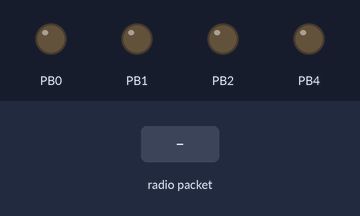
A sketch run on a simulated ATtiny85, built with avr-gcc and run on an emulated ATtiny85. Parts: output pins drawn as LEDs (lit = HIGH). Inputs (shaded band) come from the test bench. No radio packets arrive unless stated.

Above: at 1.2 s.
1.3 s: radio packet "0" arrives
At 1.9 s:
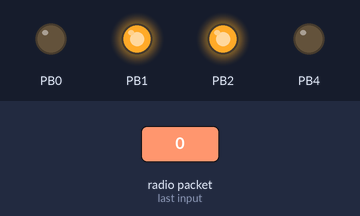
2.8 s: radio packet "1" arrives
At 4.0 s:
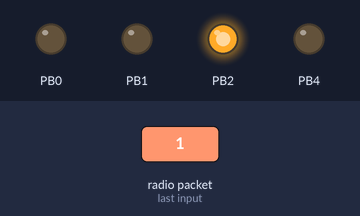
4.3 s: radio packet "2" arrives
At 5.3 s:
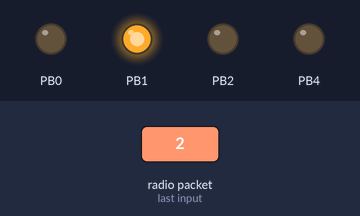
5.8 s: radio packet "3" arrives
At 6.5 s:
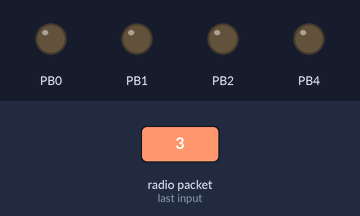
Timing chart, 0 to 8.3 s (numbered marks = the images above; inputs shaded):
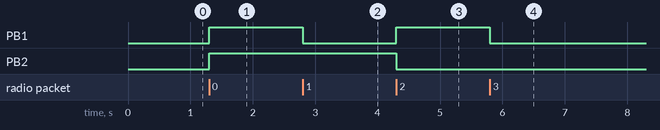

Measured:
- after the input at 1.3 s, PB1, PB2: LOW → HIGH at once
- after the input at 2.8 s, PB1: HIGH → LOW at once
- after the input at 4.3 s, PB1: LOW → HIGH at once; PB2: HIGH → LOW at once
- after the input at 5.8 s, PB1: HIGH → LOW at once

The sketch:

RECEPTOR-ATTINY85-ROBOT.ino
```cpp
// ask_receiver.pde
// -*- mode: C++ -*-
// Simple example of how to use RadioHead to receive messages
// with a simple ASK transmitter in a very simple way.
// Implements a simplex (one-way) receiver with an Rx-B1 module
// Tested on Arduino Mega, Duemilanova, Uno, Due, Teensy, ESP-12

#include <RH_ASK.h>
#ifdef RH_HAVE_HARDWARE_SPI
#include <SPI.h> // Not actually used but needed to compile
#endif


// RH_ASK driver(2000, 4, 5, 0); // ESP8266 or ESP32: do not use pin 11 or 2
RH_ASK driver(2000, 3, 12, 5); // ATTiny, RX on D3 (pin 2 on attiny85) TX on D4 (pin 3 on attiny85),
// RH_ASK driver(2000, PD14, PD13, 0); STM32F4 Discovery: see tx and rx on Orange and Red LEDS

int vd=0;

void setup()
{

  #ifdef RH_HAVE_SERIAL
    Serial.begin(9600);    // Debugging only
#endif
    if (!driver.init())
#ifdef RH_HAVE_SERIAL
         Serial.println("init failed");
#else
  ;
#endif

  //Serial.begin(9600);
  pinMode(0, OUTPUT);
  pinMode(1, OUTPUT);
  pinMode(2, OUTPUT);
  pinMode(4, OUTPUT);
}

void loop()
{
    uint8_t buf[RH_ASK_MAX_MESSAGE_LEN];
    uint8_t buflen = sizeof(buf);

    if (driver.recv(buf, &buflen)) // Non-blocking
    {
  int i;

  // Message with a good checksum received, dump it.
  //driver.printBuffer("Got:", buf, buflen);
   // Serial.print(buflen);
   // Serial.println("");

    /*
    for(int i=0;i<buflen;i++){

        Serial.print(i);
        Serial.print(" ");
        Serial.print(buf[i]);
        Serial.print(" ");
        Serial.println("");
      }
      */

    vd=buf[0];

  //  Serial.print(vd);
  //  Serial.println("");

    if(vd==48){ // INAINTE
      digitalWrite(0, LOW);
      digitalWrite(1, HIGH);
      digitalWrite(2, HIGH);
      digitalWrite(4, LOW);
      delay(200);
    }

    if(vd==49){ // DREAPTA
      digitalWrite(0, LOW);
      digitalWrite(1, LOW);
      digitalWrite(2, HIGH);
      digitalWrite(4, LOW);
      delay(200);
    }

    if(vd==50){ // STANGA
      digitalWrite(0, LOW);
      digitalWrite(1, HIGH);
      digitalWrite(2, LOW);
      digitalWrite(4, LOW);
      delay(200);
    }


   if(vd!=48 && vd!=49 && vd!=50){
    //vd=0;
      digitalWrite(0, LOW);
      digitalWrite(1, LOW);
      digitalWrite(2, LOW);
      digitalWrite(4, LOW);

      //ADAUGAM SI AICI UN DELAY DE 100 SAU 80 - DOAR LA NIVEL DE IDEE
    }


   // NOU ADAUGAT - IF  - NEIMPLEMENTAT
   if(vd==51) {
      digitalWrite(0, LOW);
      digitalWrite(1, LOW);
      digitalWrite(2, LOW);
      digitalWrite(4, LOW);
      delay(50);
   }

  }


  vd=0;
  for(int i=0;i<buflen;i++){
      buf[i]=0;
     }

}
```
